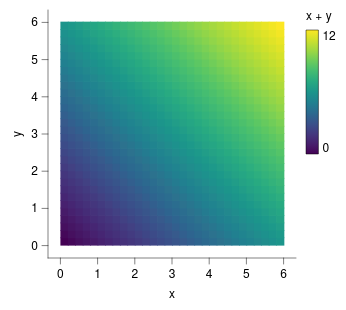

Specify this chart in Vega-Lite:
### Vega-Lite specification from a JSON file in a GitHub repository (floating-point values rounded to 4 significant figures; data arrays with more than 128 entries replaced by an {"elided": "..."} marker saying what was removed)
{"background": null, "config": {"arc": {"fill": "#DBDBDB", "fillOpacity": 1.0, "innerRadius": 31.0, "padAngle": 0.03, "stroke": "black", "strokeOpacity": 1, "strokeWidth": 0.25}, "area": {"fill": "#DBDBDB", "fillOpacity": 1.0, "stroke": "black", "strokeOpacity": 1, "strokeWidth": 0.25}, "axis": {"domain": true, "domainCap": "round", "domainColor": "black", "domainWidth": 0.25, "grid": false, "gridCap": "round", "gridColor": "#F1F1F1", "gridDash": [0, 0], "gridOpacity": 1.0, "gridWidth": 0.25, "labelColor": "black", "labelFont": "Helvetica Neue, HelveticaNeue, Helvetica, Arial, sans-serif", "labelFontSize": 6, "labelFontStyle": "normal", "labelFontWeight": 400, "offset": 0, "ticks": true, "tickCap": "round", "tickColor": "black", "tickRound": false, "tickSize": 3, "tickWidth": 0.25, "titleColor": "black", "titleFont": "Helvetica Neue, HelveticaNeue, Helvetica, Arial, sans-serif", "titleFontSize": 6, "titleFontStyle": "normal", "titleFontWeight": 400}, "axisX": {"domain": true, "labelAlign": "center", "labelAngle": 0, "labels": true, "ticks": true, "translate": 0}, "axisY": {"domain": true, "labelAlign": "right", "labelAngle": 0, "labels": true, "ticks": true, "translate": 0}, "axisRight": {"domain": true, "labelAlign": "left", "labelAngle": 0, "labels": true, "ticks": true, "translate": 0}, "axisTop": {"domain": true, "labelAlign": "center", "labelAngle": 0, "labels": true, "ticks": true, "translate": 0}, "axisBand": {"tickOffset": 0}, "bar": {"fill": "#DBDBDB", "fillOpacity": 1.0, "stroke": "black", "strokeOpacity": 1, "strokeWidth": 0.25}, "boxplot": {"size": 11.16, "ticks": {"cornerRadius": 0.25, "fill": "black", "opacity": 1, "size": 5.58, "thickness": 0.25}, "box": {"fillOpacity": 1.0, "stroke": "black", "strokeOpacity": 1, "strokeWidth": 0.25}, "median": {"cornerRadius": 0, "fill": "black", "fillOpacity": 1.0, "opacity": 1, "size": 11.16, "thickness": 0.25}, "rule": {"fill": "black", "fillOpacity": 1.0, "size": 12.4, "stroke": "black", "strokeDash": [0, 0], "strokeOpacity": 1, "strokeWidth": 0.25}, "outliers": {"color": "black", "fill": "black", "fillOpacity": 1.0, "size": 0, "stroke": "black", "strokeOpacity": 1, "strokeWidth": 0.25}}, "circle": {"fill": "black", "fillOpacity": 1.0, "size": 1.55, "stroke": null, "strokeOpacity": 1, "strokeWidth": 0.25}, "errorband": {"band": {"fillOpacity": 0.6, "stroke": null, "strokeWidth": 0.25, "strokeOpacity": 1}, "borders": {"opacity": 0, "strokeOpacity": 1, "strokeWidth": 0.25}}, "errorbar": {"opacity": 1, "rule": {"strokeDash": [0, 0], "strokeWidth": 0.25}, "ticks": {"color": "black", "cornerRadius": 0.125, "opacity": 1, "size": 7.44, "thickness": 0.25}, "thickness": 0.25}, "font": "Helvetica Neue, HelveticaNeue, Helvetica, Arial, sans-serif", "geoshape": {"fill": "#DBDBDB", "fillOpacity": 1.0, "stroke": "black", "strokeOpacity": 1, "strokeWidth": 0.25}, "header": {"labelColor": "black", "labelFont": "Helvetica Neue, HelveticaNeue, Helvetica, Arial, sans-serif", "labelFontSize": 6, "labelFontStyle": "normal", "labelFontWeight": 400, "titleColor": "black", "titleFont": "Helvetica Neue, HelveticaNeue, Helvetica, Arial, sans-serif", "titleFontSize": 6, "titleFontStyle": "normal", "titleFontWeight": 400, "titlePadding": 0}, "legend": {"disable": false, "offset": 4.5, "titlePadding": 4, "labelOffset": 2, "gradientLabelOffset": 2, "columnPadding": 4, "rowPadding": 2, "gradientLength": 62.0, "gradientThickness": 6.2, "gradientOpacity": 1.0, "gradientStrokeColor": "black", "gradientStrokeWidth": 0.25, "labelColor": "black", "labelFont": "Helvetica Neue, HelveticaNeue, Helvetica, Arial, sans-serif", "labelFontSize": 6, "labelFontStyle": "normal", "labelFontWeight": 400, "strokeColor": "black", "strokeWidth": 0, "symbolSize": 36, "symbolStrokeColor": "black", "symbolStrokeWidth": 0.25, "titleColor": "black", "titleFont": "Helvetica Neue, HelveticaNeue, Helvetica, Arial, sans-serif", "titleFontSize": 6, "titleFontStyle": "normal", "titleFontWeight": 400}, "line": {"color": "black", "stroke": "black", "strokeCap": "butt", "strokeDash": [0, 0], "strokeOpacity": 1, "strokeWidth": 0.5}, "point": {"filled": true, "fill": "#DBDBDB", "fillOpacity": 1.0, "size": 6.2, "stroke": "black", "strokeOpacity": 1, "strokeWidth": 0.25}, "range": {"category": ["#B2B2B2", "#4A7CD3", "#008542", "#664CAF", "#509F98", "#636363", "#284F93", "#005226", "#382864", "#285753"], "diverging": {"scheme": ["#443E60", "#5F597E", "#7C759B", "#9994B6", "#B7B4CC", "#D6D5DC", "#F6F6F6", "#D1DAD9", "#A4C2BF", "#7AA9A4", "#578E89", "#37736E", "#1B5954"]}, "heatmap": {"scheme": ["#440154", "#472270", "#433E82", "#38598C", "#2C728E", "#238A8D", "#24A086", "#39B578", "#5DC862", "#96D646", "#CAE02D", "#FDE724"]}, "ordinal": {"scheme": ["#F1F1F1", "#DBDBDB", "#C6C6C6", "#B2B2B2", "#9D9D9D", "#898989", "#767676", "#636363", "#515151", "#404040", "#2F2F2F", "#1F1F1F"]}, "ramp": {"scheme": ["#440154", "#472270", "#433E82", "#38598C", "#2C728E", "#238A8D", "#24A086", "#39B578", "#5DC862", "#96D646", "#CAE02D", "#FDE724"]}}, "rule": {"color": "black", "stroke": "black", "strokeCap": "round", "strokeDash": [2, 2], "strokeOpacity": 1, "strokeWidth": 0.25}, "scale": {"barBandPaddingInner": 0.1, "rectBandPaddingInner": 0, "tickBandPaddingInner": 0.1, "bandPaddingOuter": 0.1, "bandWithNestedOffsetPaddingInner": 0.2, "bandWithNestedOffsetPaddingOuter": 0.2, "offsetBandPaddingInner": 0, "offsetBandPaddingOuter": 0, "continuousPadding": 6.2, "round": false}, "rect": {"fill": "#DBDBDB", "fillOpacity": 1.0, "stroke": "black", "strokeOpacity": 1, "strokeWidth": 0.25}, "square": {"fill": "#DBDBDB", "fillOpacity": 1.0, "size": 12.4, "stroke": "black", "strokeOpacity": 1, "strokeWidth": 0.25}, "text": {"color": "black", "font": "Helvetica Neue, HelveticaNeue, Helvetica, Arial, sans-serif", "fontSize": 6, "fontStyle": "normal", "fontWeight": 400}, "tick": {"color": "black", "cornerRadius": 0.125, "opacity": 1.0, "size": 11.16, "thickness": 0.25}, "title": {"anchor": "middle", "frame": "group", "color": "black", "font": "Helvetica Neue, HelveticaNeue, Helvetica, Arial, sans-serif", "fontSize": 6, "fontStyle": "normal", "fontWeight": 400, "subtitleColor": "black", "subtitleFont": "Helvetica Neue, HelveticaNeue, Helvetica, Arial, sans-serif", "subtitleFontSize": 6, "subtitleFontStyle": "normal", "subtitleFontWeight": 400}, "trail": {"color": "black", "opacity": 1, "size": 0.5}, "view": {"continuousWidth": 124, "continuousHeight": 124, "discreteWidth": 124, "discreteHeight": 124, "fill": null, "stroke": null, "strokeWidth": 0.25}}, "data": {"name": "data-91e7e8aa1d7a30b84ced93bba3536a21"}, "mark": {"type": "rect", "clip": true, "stroke": null}, "encoding": {"color": {"field": "z", "title": "x + y", "type": "quantitative"}, "x": {"axis": {"values": [0, 1, 2, 3, 4, 5, 6]}, "field": "x0", "scale": {"domain": [0, 6], "nice": false}, "title": "x", "type": "quantitative"}, "x2": {"field": "x1"}, "y": {"axis": {"values": [0, 1, 2, 3, 4, 5, 6]}, "field": "y0", "scale": {"domain": [0, 6], "nice": false}, "title": "y", "type": "quantitative"}, "y2": {"field": "y1"}}, "$schema": "https://vega.github.io/schema/vega-lite/v6.4.1.json", "datasets": {"data-91e7e8aa1d7a30b84ced93bba3536a21": {"elided": "900 records"}}}
